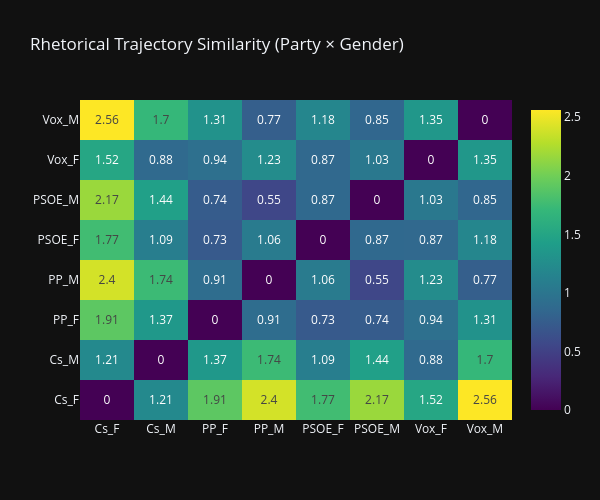

The code cell stored with this chart in its notebook:
### Markdown cell above
---
## 6. Party × Gender — Is Polarization Driven by Party or Gender?

### Code cell
# Build per-party×gender trajectories for top 4 parties
TOP_PARTIES = ['Partido Socialista Obrero Español', 'Partido Popular',
               'Ciudadanos', 'Vox']
PARTY_SHORT = {'Partido Socialista Obrero Español': 'PSOE', 'Partido Popular': 'PP',
               'Ciudadanos': 'Cs', 'Vox': 'Vox'}

party_trajs = {}
party_sigs = {}

for party in TOP_PARTIES:
    short = PARTY_SHORT[party]
    for gender in ['F', 'M']:
        key = f'{short}_{gender}'
        mask = (df['speaker_party'] == party) & (df['speaker_gender'] == gender)
        sub = df[mask].copy()
        if len(sub) < 50:
            print(f'{key}: skipped ({len(sub)} speeches)')
            continue
        
        # Use contiguous df index to get embeddings
        sub_embs = embeddings[sub.index.values]
        
        # Monthly aggregation
        sub['month'] = sub['date'].dt.to_period('M').dt.to_timestamp()
        months_list = sorted(sub['month'].unique())
        traj = []
        for m in months_list:
            m_mask = (sub['month'] == m).values
            m_embs = sub_embs[m_mask]
            if len(m_embs) > 0:
                mean_emb = m_embs.mean(axis=0).tolist()
                ts = int(m.timestamp())
                traj.append((ts, mean_emb))
        
        if len(traj) >= 20:
            party_trajs[key] = traj
            proj = cvx.project_to_anchors(traj, anchor_list, metric='cosine')
            sig = cvx.path_signature(proj, depth=2, time_augmentation=True)
            party_sigs[key] = sig
            print(f'{key}: {len(traj)} months, {len(sub)} speeches')

# Signature distance matrix
keys = sorted(party_sigs.keys())
n_k = len(keys)

if n_k < 2:
    print(f'Only {n_k} party×gender combos with enough data — skipping distance analysis')
else:
    sig_matrix = np.zeros((n_k, n_k))
    for i in range(n_k):
        for j in range(n_k):
            sig_matrix[i, j] = cvx.signature_distance(party_sigs[keys[i]], party_sigs[keys[j]])
    
    within_gender, within_party, between = [], [], []
    for i in range(n_k):
        for j in range(i + 1, n_k):
            pi, gi = keys[i].rsplit('_', 1)
            pj, gj = keys[j].rsplit('_', 1)
            d = sig_matrix[i, j]
            if pi == pj:
                within_party.append(d)
            elif gi == gj:
                within_gender.append(d)
            else:
                between.append(d)
    
    print(f'\nSignature distance analysis:')
    if within_party:
        print(f'  Within same party (F vs M): {np.mean(within_party):.3f} ± {np.std(within_party):.3f}')
    if within_gender:
        print(f'  Within same gender (cross-party): {np.mean(within_gender):.3f} ± {np.std(within_gender):.3f}')
    if between:
        print(f'  Between (diff party + diff gender): {np.mean(between):.3f} ± {np.std(between):.3f}')
    
    if within_party and within_gender:
        driver = 'PARTY' if np.mean(within_party) < np.mean(within_gender) else 'GENDER'
        print(f'  → Rhetorical similarity is driven more by {driver}')
    
    fig = go.Figure(go.Heatmap(
        z=sig_matrix, x=keys, y=keys,
        colorscale='Viridis', text=np.round(sig_matrix, 2), texttemplate='%{text}',
    ))
    fig.update_layout(
        title='Rhetorical Trajectory Similarity (Party × Gender)',
        height=500, width=600, template=TEMPLATE)
    fig.show()

### Figure 1 — Plotly figure (JSON) as saved in the notebook; plotly's stock layout.template omitted (floating-point values rounded to 4 significant figures)
{"data": [{"colorscale": [[0.0, "#440154"], [0.1111, "#482878"], [0.2222, "#3e4989"], [0.3333, "#31688e"], [0.4444, "#26828e"], [0.5556, "#1f9e89"], [0.6667, "#35b779"], [0.7778, "#6ece58"], [0.8889, "#b5de2b"], [1.0, "#fde725"]], "text": [[0.0, 1.21, 1.91, 2.4, 1.77, 2.17, 1.52, 2.56], [1.21, 0.0, 1.37, 1.74, 1.09, 1.44, 0.88, 1.7], [1.91, 1.37, 0.0, 0.91, 0.73, 0.74, 0.94, 1.31], [2.4, 1.74, 0.91, 0.0, 1.06, 0.55, 1.23, 0.77], [1.77, 1.09, 0.73, 1.06, 0.0, 0.87, 0.87, 1.18], [2.17, 1.44, 0.74, 0.55, 0.87, 0.0, 1.03, 0.85], [1.52, 0.88, 0.94, 1.23, 0.87, 1.03, 0.0, 1.35], [2.56, 1.7, 1.31, 0.77, 1.18, 0.85, 1.35, 0.0]], "texttemplate": "%{text}", "type": "heatmap", "x": ["Cs_F", "Cs_M", "PP_F", "PP_M", "PSOE_F", "PSOE_M", "Vox_F", "Vox_M"], "y": ["Cs_F", "Cs_M", "PP_F", "PP_M", "PSOE_F", "PSOE_M", "Vox_F", "Vox_M"], "z": [[0.0, 1.215, 1.907, 2.396, 1.766, 2.168, 1.516, 2.561], [1.215, 0.0, 1.366, 1.744, 1.093, 1.444, 0.8786, 1.703], [1.907, 1.366, 0.0, 0.9066, 0.7283, 0.7441, 0.937, 1.305], [2.396, 1.744, 0.9066, 0.0, 1.062, 0.5505, 1.235, 0.7681], [1.766, 1.093, 0.7283, 1.062, 0.0, 0.8688, 0.8659, 1.182], [2.168, 1.444, 0.7441, 0.5505, 0.8688, 0.0, 1.026, 0.8455], [1.516, 0.8786, 0.937, 1.235, 0.8659, 1.026, 0.0, 1.348], [2.561, 1.703, 1.305, 0.7681, 1.182, 0.8455, 1.348, 0.0]]}], "layout": {"height": 500, "title": {"text": "Rhetorical Trajectory Similarity (Party × Gender)"}, "width": 600}}
